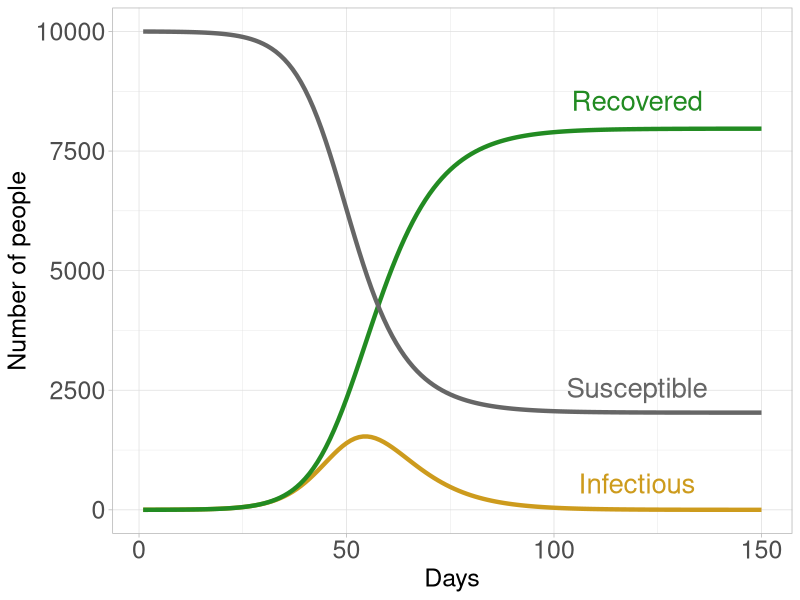
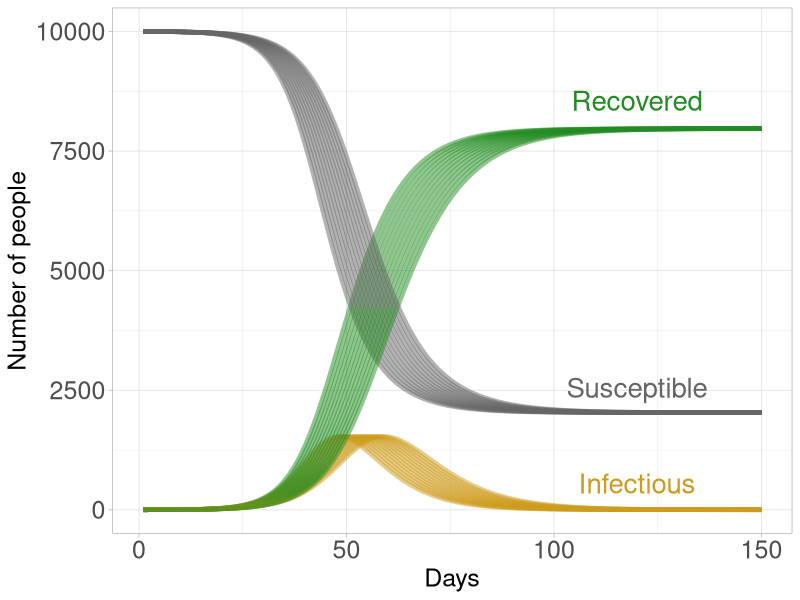
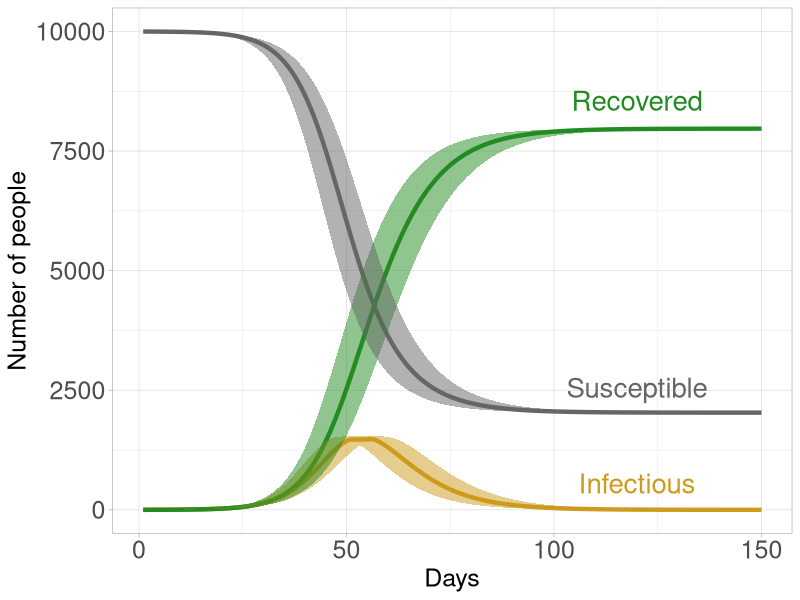
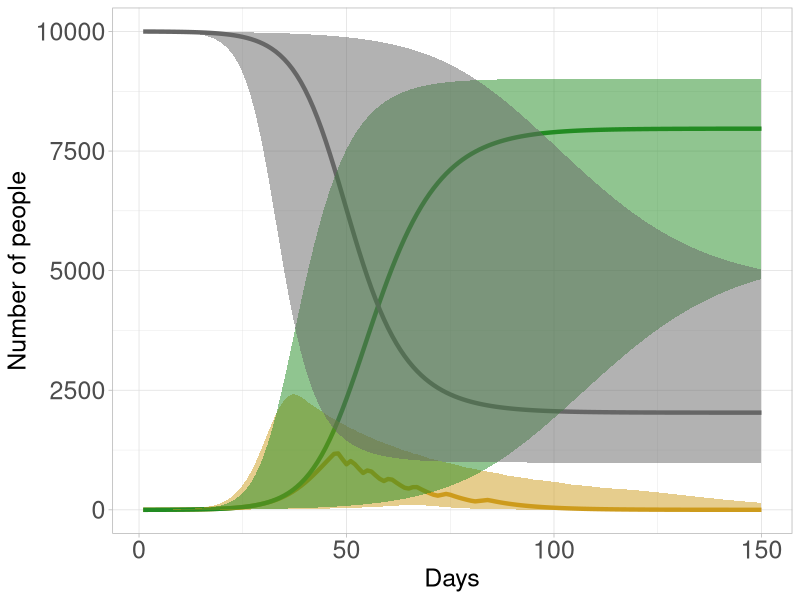
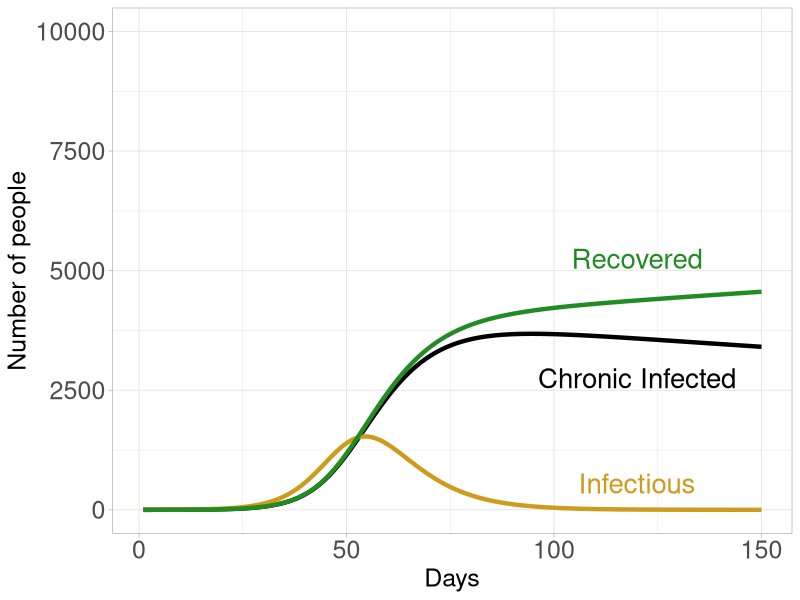

These figures' R source, in order:
library(tidyverse)
library(deSolve)

## Plot settings ---------------------------------------------------------------

mycols3 <- c("grey40", "goldenrod3", "forestgreen")

txtsize <- 18

mytheme <- theme_light() + theme(legend.title = element_blank(),
                                 legend.text = element_text(size = txtsize),
                                 axis.text = element_text(size = txtsize),
                                 axis.title = element_text(size = txtsize))


## ODE equations ---------------------------------------------------------------

sir <- function(t, y, parms) {
  
  # use the names given in y (for the variables) & parms (for the parameters)
  with( as.list(c(y, parms)), {
    
    # Define change in S
    dS <- - beta * S * I
    
    # Define change in I
    dI <- + beta * S * I - gamma * I
    
    # Define change in R
    dR <- + gamma * I
    
    # Keep track of values at each time step
    return(list( c(dS, dI, dR) ))
  })
}


sicr <- function(t, y, parms) {
  
  # use the names given in y (for the variables) & parms (for the parameters)
  with( as.list(c(y, parms)), {
    
    # Define change in S (assume chronic not infectious)
    dS <- - beta * S * I
    
    # Define change in I
    dI <- + beta * S * I - gamma * I
    
    dC <- + c * gamma * I - 0.01 * gamma * C
    
    # Define change in R
    dR <- + (1 - c) * gamma * I + 0.01 * gamma * C
    
    # Keep track of values at each time step
    return(list( c(dS, dI, dC, dR) ))
  })
}


## Fn to simulate ODEs ---------------------------------------------------------

simulate_sir <- function(infectious_period, R0 = 2) {

  parameters <- c(beta = R0 / (N * infectious_period), gamma = 1/infectious_period)
  
  ode(y = c(S = N - 1, I = 1, R = 0), times = 1:150, func = sir, parms = parameters) %>% 
    data.frame() %>% mutate(infectious_period = infectious_period, R0 = R0)
}

simulate_sicr <- function(c, infectious_period = 5.9, R0 = 2) {
  
  parameters <- c(beta = R0 / (N * infectious_period), gamma = 1/infectious_period, c = c)
  
  ode(y = c(S = N - 1, I = 1, C = 0, R = 0), times = 1:150, func = sicr, parms = parameters) %>% 
    data.frame() %>% mutate(infectious_period = infectious_period, R0 = R0, c = c)
}


## Simulate for multiple parameter values --------------------------------------


N     <- 10000
R0vec <- seq(1.4, 2.6, by = 0.1)
c_vec <- seq(0, 1, by = 0.1)
infectious_period_vec <- seq(5.2, 6.4, by = 0.1)

sims   <- lapply(infectious_period_vec, simulate_sir) %>% bind_rows()

simsR0 <- lapply(R0vec, simulate_sir, infectious_period = 5.9) %>% bind_rows()

simsC  <- lapply(c_vec, simulate_sicr) %>% bind_rows()


## Plot models -----------------------------------------------------------------

## SIR - one value for infectious period ----
p_one <- 
  sims %>% filter(infectious_period == 5.9) %>% 
  gather(variable, value, S, I, R) %>% 
  ggplot(aes(x = time, y = value, colour = variable)) +
  geom_line(size = 1.5) +
  annotate(geom = "text", 
           x = c(120, 120, 120), 
           y = c(2550, 550, 8550),
           label = c("Susceptible", "Infectious", "Recovered"), size = 7,
           color = mycols3) +
  scale_colour_manual(guide = "none", values = mycols3, breaks = c("S", "I", "R")) +
  mytheme +
  labs(x = "Days", y = "Number of people")

ggsave(file = "figs/one.png", plot = p_one, dpi = 300, width = 8, height = 5)


## SIR - all values ----
p_all <- sims %>% 
  gather(variable, value, S, I, R) %>% 
  ggplot(aes(x = time, y = value, colour = variable, 
             group = interaction(variable, infectious_period))) +
  geom_line(size = 1.5, alpha = 0.5) +
  annotate(geom = "text", 
           x = c(120, 120, 120), 
           y = c(2550, 550, 8550),
           label = c("Susceptible", "Infectious", "Recovered"), size = 7,
           color = mycols3) +
  scale_colour_manual(guide = "none", values = mycols3, breaks = c("S", "I", "R")) +
  mytheme +
  labs(x = "Days", y = "Number of people")

ggsave(file = "figs/all.png", plot = p_all, dpi = 300, width = 8, height = 5)


## SIR - CIs ----
p_ci <- sims %>% 
  gather(variable, value, S, I, R) %>% 
  group_by(time, variable) %>%
  summarize(low  = quantile(value, probs = 0.025),
            med  = quantile(value, probs = 0.5  ),
            high = quantile(value, probs = 0.975) ) %>%
  ungroup() %>%
  ggplot(aes(x = time, y = med, colour = variable)) +
  geom_line(size = 1.5) +
  geom_ribbon(aes(ymin = low, ymax = high, fill = variable), alpha = 0.5, colour = NA) +
  annotate(geom = "text", 
           x = c(120, 120, 120), 
           y = c(2550, 550, 8550),
           label = c("Susceptible", "Infectious", "Recovered"), size = 7,
           color = mycols3) +
  scale_colour_manual(guide = "none", values = mycols3, breaks = c("S", "I", "R")) +
  scale_fill_manual(  guide = "none", values = mycols3, breaks = c("S", "I", "R")) +
  mytheme +
  labs(x = "Days", y = "Number of people")

ggsave(file = "figs/CIs.png", plot = p_ci, dpi = 300, width = 8, height = 5)


## SIR - CIs for R0 uncertainty ----
p_ciR0 <- simsR0 %>% 
  gather(variable, value, S, I, R) %>% 
  group_by(time, variable) %>%
  summarize(low  = quantile(value, probs = 0.025),
            med  = quantile(value, probs = 0.5  ),
            high = quantile(value, probs = 0.975) ) %>%
  ungroup() %>%
  ggplot(aes(x = time, y = med, colour = variable)) +
  geom_line(size = 1.5) +
  geom_ribbon(aes(ymin = low, ymax = high, fill = variable), alpha = 0.5, colour = NA) +
  scale_colour_manual(guide = "none", values = mycols3, breaks = c("S", "I", "R")) +
  scale_fill_manual(  guide = "none", values = mycols3, breaks = c("S", "I", "R")) +
  mytheme +
  labs(x = "Days", y = "Number of people")

ggsave(file = "figs/CIs_R0.png", plot = p_ciR0, dpi = 300, width = 8, height = 5)



## SICR - one value  ----
p_oneC <- 
  simsC %>% filter(c == 0.5) %>% 
  gather(variable, value, I, C, R) %>% 
  ggplot(aes(x = time, y = value, colour = variable)) +
  geom_line(size = 1.5) +
  annotate(geom = "text", 
           x = c(120, 120, 120), 
           y = c(550, 5250, 2750),
           label = c("Infectious", "Recovered", "Chronic Infected"), size = 7,
           color = c(mycols3[-1], "black")) +
  scale_colour_manual(guide = "none", values = c(mycols3[-1], "black"), breaks = c("I", "R", "C")) +
  mytheme +
  labs(x = "Days", y = "Number of people") +
  ylim(c(0, N))

ggsave(file = "figs/one_sicr.png", plot = p_oneC, dpi = 300, width = 8, height = 5)
